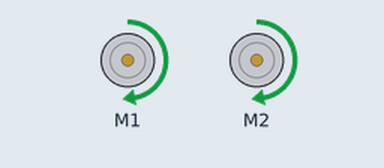
This sketch was run on a simulated Arduino Mega 2560, built with avr-gcc and run on an emulated ATmega2560. Shown: 2 × DC motor (green arrow = forward, orange = backward, longer = faster).

Above: at 0.1 s.
Timing chart, 0 to 1.6 s (numbered marks = the images above):
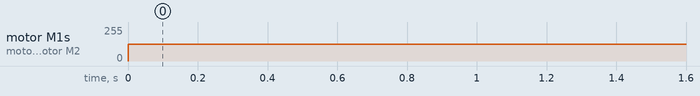

Measured:
- by itself, motor M1, motor M2: stopped → forward 127/255 at 0.00 s

The sketch:

WalnutBase.ino
```cpp
/*************************************************************
* this is the robot base control class which is designed for a
* four wheel robot construction using two Pololu_DCMotor
* controllers and and arduino Mega2560
**************************************************************/

#include <DualVNH5019MotorShield.h>

    const int WALNUT_MAX_SPEED = 400;
    const int WALNUT_THREE_QUARTER_SPEED = 300;
    const int WALNUT_HALF_SPEED = 200;
    const int WALNUT_QUARTER_SPEED = 100;
    const int WALNUT_MIN_SPEED = 1;

    DualVNH5019MotorShield motorsRight; //signalPinM1 2, 4, 6 PWM_M1 9 AnalogPinM1 A0 || signalPinM2 7, 8, 12 PWM_M2 10 AnalogPinM2 A1
	// the second shield needs the wires conected to the same pins as the first but use the following pins into the Mega2560
	DualVNH5019MotorShield motorsLeft(24,26,45,22,A8,25,27,46,23,A9);//signalPinM1 24,26,22 PWM_M1 45 AnalogPinM1 A8 || signalPinM2 25,27,23 PWM_M2 46 AnalogPinM2 A9


void setup(){
    motorsRight.init();
	motorsLeft.init();
  }

void loop(){
    moveRobotForward(WALNUT_HALF_SPEED);
   //stopRobot();
  }

  void  stopRobot(){
		int inSpeed = 0;
		motorsRight.setM1Speed(inSpeed);
		motorsRight.setM2Speed(inSpeed);
		motorsLeft.setM1Speed(inSpeed);
		motorsLeft.setM2Speed(inSpeed);
  }
   /*********************check motor directions*******************/
  //motor 1 forward
	void moveRobotForward(int inSpeed){
		motorsRight.setM1Speed(inSpeed);
		//motor 2 forward
		motorsRight.setM2Speed(inSpeed);
		//motor 3 forward
		motorsLeft.setM1Speed(inSpeed);
		//motor 4 forward
		motorsLeft.setM2Speed(inSpeed);
	  }
	void moveRobotBackward(int inSpeed){
		//motor 1 backwards
		motorsRight.setM1Speed(inSpeed*-1);
		//motor 2 backwards
		motorsRight.setM2Speed(inSpeed*-1);
		//motor 3 backwards
		motorsLeft.setM1Speed(inSpeed*-1);
		//motor 4 backwards
		motorsLeft.setM2Speed(inSpeed*-1);
	  }
	 void moveRobotLeft(int inSpeed){
		 //motor 1 forward
		motorsRight.setM1Speed(inSpeed);
		//motor 2 backwards
		motorsRight.setM2Speed(inSpeed*-1);
		//motor 3 forward
		motorsLeft.setM1Speed(inSpeed);
		//motor 4 backwards
		motorsLeft.setM2Speed(inSpeed*-1);
	  }
	 void moveRobotRight(int inSpeed){
		 //motor 1 backwards
		motorsRight.setM1Speed(inSpeed*-1);
		//motor 2 forward
		motorsRight.setM2Speed(inSpeed);
		//motor 3 backwards
		motorsLeft.setM1Speed(inSpeed*-1);
		//motor 4 forward
		motorsLeft.setM2Speed(inSpeed);
	  }
   void rotateRobotRight(int inSpeed){
	   //motor 1 forward
		motorsRight.setM1Speed(inSpeed);
		//motor 2 forward
		motorsRight.setM2Speed(inSpeed);
		//motor 3 backwards
		motorsLeft.setM1Speed(inSpeed*-1);
		//motor 4 backwards
		motorsLeft.setM2Speed(inSpeed*-1);
    }
  void rotateRobotLeft(int inSpeed){
	  //motor 1 backwards
		motorsRight.setM1Speed(inSpeed*-1);
		//motor 2 backwards
		motorsRight.setM2Speed(inSpeed*-1);
		//motor 3 forward
		motorsLeft.setM1Speed(inSpeed);
		//motor 4 forward
		motorsLeft.setM2Speed(inSpeed);
    }
```
